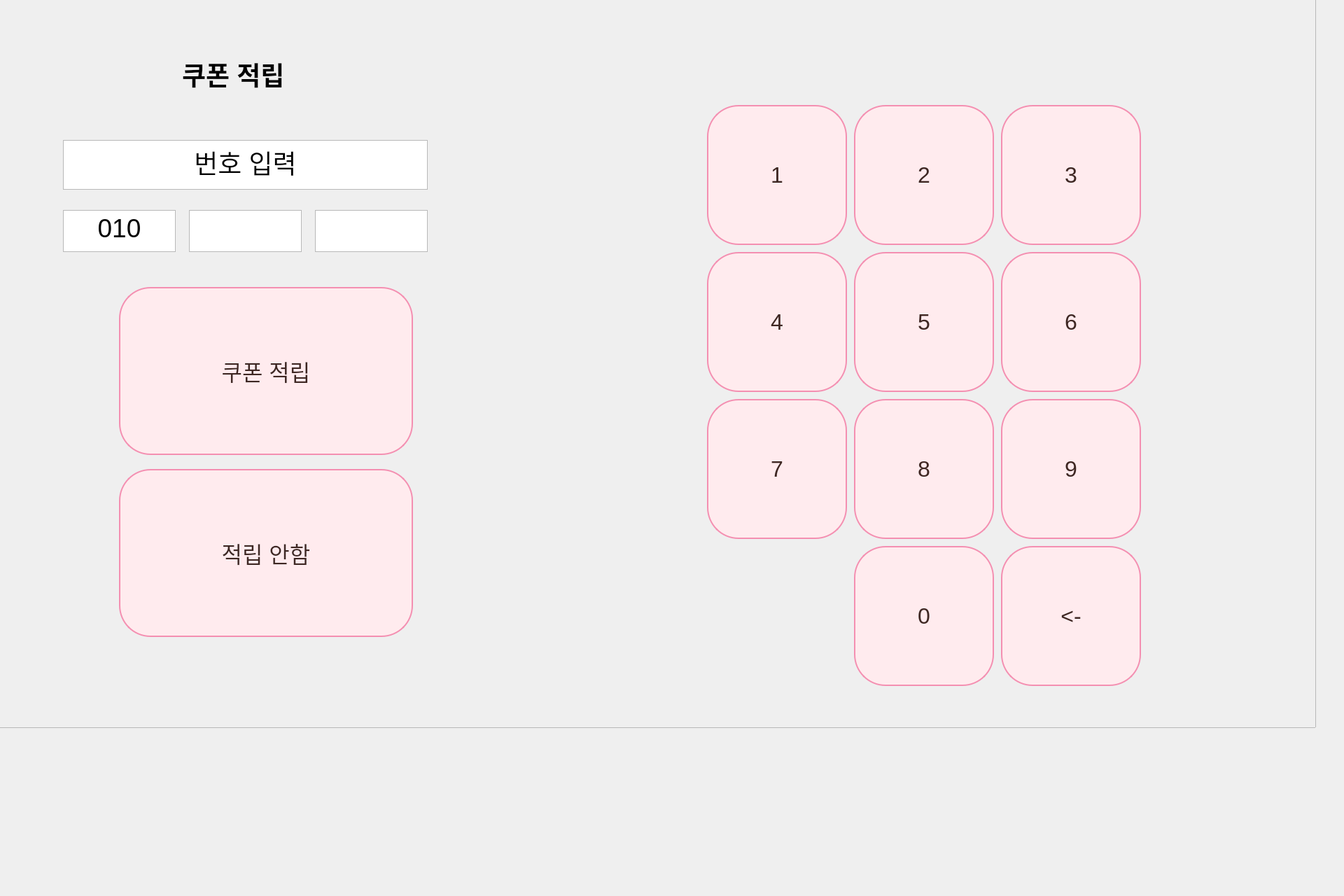
<?xml version="1.0" encoding="UTF-8"?>
<ui version="4.0">
 <class>Dialog</class>
 <widget class="QDialog" name="Dialog">
  <property name="geometry">
   <rect>
    <x>0</x>
    <y>0</y>
    <width>1920</width>
    <height>1280</height>
   </rect>
  </property>
  <property name="windowTitle">
   <string>Dialog</string>
  </property>
  <property name="styleSheet">
   <string notr="true"/>
  </property>
  <widget class="QLabel" name="label">
   <property name="geometry">
    <rect>
     <x>260</x>
     <y>80</y>
     <width>161</width>
     <height>51</height>
    </rect>
   </property>
   <property name="font">
    <font>
     <pointsize>28</pointsize>
     <weight>75</weight>
     <bold>true</bold>
    </font>
   </property>
   <property name="text">
    <string>쿠폰 적립</string>
   </property>
  </widget>
  <widget class="QTextEdit" name="textEdit">
   <property name="geometry">
    <rect>
     <x>90</x>
     <y>200</y>
     <width>521</width>
     <height>71</height>
    </rect>
   </property>
   <property name="font">
    <font>
     <pointsize>20</pointsize>
    </font>
   </property>
   <property name="html">
    <string>&lt;!DOCTYPE HTML PUBLIC &quot;-//W3C//DTD HTML 4.0//EN&quot; &quot;http://www.w3.org/TR/REC-html40/strict.dtd&quot;&gt;
&lt;html&gt;&lt;head&gt;&lt;meta name=&quot;qrichtext&quot; content=&quot;1&quot; /&gt;&lt;style type=&quot;text/css&quot;&gt;
p, li { white-space: pre-wrap; }
&lt;/style&gt;&lt;/head&gt;&lt;body style=&quot; font-family:'Ubuntu'; font-size:20pt; font-weight:400; font-style:normal;&quot;&gt;
&lt;p align=&quot;center&quot; style=&quot; margin-top:0px; margin-bottom:0px; margin-left:0px; margin-right:0px; -qt-block-indent:0; text-indent:0px;&quot;&gt;&lt;span style=&quot; font-size:28pt;&quot;&gt;번호 입력&lt;/span&gt;&lt;/p&gt;&lt;/body&gt;&lt;/html&gt;</string>
   </property>
  </widget>
  <widget class="QTextEdit" name="textEdit_2">
   <property name="geometry">
    <rect>
     <x>90</x>
     <y>300</y>
     <width>161</width>
     <height>60</height>
    </rect>
   </property>
   <property name="font">
    <font>
     <pointsize>20</pointsize>
    </font>
   </property>
   <property name="html">
    <string>&lt;!DOCTYPE HTML PUBLIC &quot;-//W3C//DTD HTML 4.0//EN&quot; &quot;http://www.w3.org/TR/REC-html40/strict.dtd&quot;&gt;
&lt;html&gt;&lt;head&gt;&lt;meta name=&quot;qrichtext&quot; content=&quot;1&quot; /&gt;&lt;style type=&quot;text/css&quot;&gt;
p, li { white-space: pre-wrap; }
&lt;/style&gt;&lt;/head&gt;&lt;body style=&quot; font-family:'Ubuntu'; font-size:20pt; font-weight:400; font-style:normal;&quot;&gt;
&lt;p align=&quot;center&quot; style=&quot; margin-top:0px; margin-bottom:0px; margin-left:0px; margin-right:0px; -qt-block-indent:0; text-indent:0px;&quot;&gt;&lt;span style=&quot; font-size:28pt;&quot;&gt;010&lt;/span&gt;&lt;/p&gt;&lt;/body&gt;&lt;/html&gt;</string>
   </property>
  </widget>
  <widget class="QTextEdit" name="textEdit_3">
   <property name="geometry">
    <rect>
     <x>270</x>
     <y>300</y>
     <width>161</width>
     <height>60</height>
    </rect>
   </property>
   <property name="font">
    <font>
     <pointsize>20</pointsize>
    </font>
   </property>
   <property name="html">
    <string>&lt;!DOCTYPE HTML PUBLIC &quot;-//W3C//DTD HTML 4.0//EN&quot; &quot;http://www.w3.org/TR/REC-html40/strict.dtd&quot;&gt;
&lt;html&gt;&lt;head&gt;&lt;meta name=&quot;qrichtext&quot; content=&quot;1&quot; /&gt;&lt;style type=&quot;text/css&quot;&gt;
p, li { white-space: pre-wrap; }
&lt;/style&gt;&lt;/head&gt;&lt;body style=&quot; font-family:'Ubuntu'; font-size:20pt; font-weight:400; font-style:normal;&quot;&gt;
&lt;p align=&quot;center&quot; style=&quot;-qt-paragraph-type:empty; margin-top:0px; margin-bottom:0px; margin-left:0px; margin-right:0px; -qt-block-indent:0; text-indent:0px;&quot;&gt;&lt;br /&gt;&lt;/p&gt;&lt;/body&gt;&lt;/html&gt;</string>
   </property>
  </widget>
  <widget class="QTextEdit" name="textEdit_4">
   <property name="geometry">
    <rect>
     <x>450</x>
     <y>300</y>
     <width>161</width>
     <height>60</height>
    </rect>
   </property>
   <property name="font">
    <font>
     <pointsize>20</pointsize>
    </font>
   </property>
   <property name="html">
    <string>&lt;!DOCTYPE HTML PUBLIC &quot;-//W3C//DTD HTML 4.0//EN&quot; &quot;http://www.w3.org/TR/REC-html40/strict.dtd&quot;&gt;
&lt;html&gt;&lt;head&gt;&lt;meta name=&quot;qrichtext&quot; content=&quot;1&quot; /&gt;&lt;style type=&quot;text/css&quot;&gt;
p, li { white-space: pre-wrap; }
&lt;/style&gt;&lt;/head&gt;&lt;body style=&quot; font-family:'Ubuntu'; font-size:20pt; font-weight:400; font-style:normal;&quot;&gt;
&lt;p align=&quot;center&quot; style=&quot;-qt-paragraph-type:empty; margin-top:0px; margin-bottom:0px; margin-left:0px; margin-right:0px; -qt-block-indent:0; text-indent:0px;&quot;&gt;&lt;br /&gt;&lt;/p&gt;&lt;/body&gt;&lt;/html&gt;</string>
   </property>
  </widget>
  <widget class="QFrame" name="frame">
   <property name="geometry">
    <rect>
     <x>-40</x>
     <y>-40</y>
     <width>1920</width>
     <height>1080</height>
    </rect>
   </property>
   <property name="styleSheet">
    <string notr="true">QFrame {
    background-position: center; /* 이미지 중앙 정렬 */
    background-repeat: no-repeat; /* 이미지 반복 안함 */
}</string>
   </property>
   <property name="frameShape">
    <enum>QFrame::StyledPanel</enum>
   </property>
   <property name="frameShadow">
    <enum>QFrame::Raised</enum>
   </property>
   <widget class="QPushButton" name="pushButton_2">
    <property name="geometry">
     <rect>
      <x>210</x>
      <y>710</y>
      <width>420</width>
      <height>240</height>
     </rect>
    </property>
    <property name="styleSheet">
     <string notr="true">QPushButton {
    color: #3E2723; /* 다크 브라운 글씨 색 */
    background-color: #FFEBEE; /* 라이트 핑크 배경 */
    font-size: 32px; /* 글씨 크기 */
    border: 2px solid #F48FB1; /* 핑크 테두리 */
    border-radius: 45px; /* 둥근 모서리 */
    padding: 10px;
}
QPushButton:hover{
	background-color: #FFC0CB
}</string>
    </property>
    <property name="text">
     <string>적립 안함</string>
    </property>
   </widget>
   <widget class="QPushButton" name="pushButton">
    <property name="geometry">
     <rect>
      <x>210</x>
      <y>450</y>
      <width>420</width>
      <height>240</height>
     </rect>
    </property>
    <property name="styleSheet">
     <string notr="true">QPushButton {
    color: #3E2723; /* 다크 브라운 글씨 색 */
    background-color: #FFEBEE; /* 라이트 핑크 배경 */
    font-size: 32px; /* 글씨 크기 */
    border: 2px solid #F48FB1; /* 핑크 테두리 */
    border-radius: 45px; /* 둥근 모서리 */
    padding: 10px;
}
QPushButton:hover{
	background-color: #FFC0CB
}</string>
    </property>
    <property name="text">
     <string>쿠폰 적립</string>
    </property>
   </widget>
   <widget class="QPushButton" name="pushButton3">
    <property name="geometry">
     <rect>
      <x>1470</x>
      <y>190</y>
      <width>200</width>
      <height>200</height>
     </rect>
    </property>
    <property name="font">
     <font>
      <pointsize>-1</pointsize>
     </font>
    </property>
    <property name="styleSheet">
     <string notr="true">QPushButton {
    color: #3E2723; /* 다크 브라운 글씨 색 */
    background-color: #FFEBEE; /* 라이트 핑크 배경 */
    font-size: 32px; /* 글씨 크기 */
    border: 2px solid #F48FB1; /* 핑크 테두리 */
    border-radius: 45px; /* 둥근 모서리 */
    padding: 10px;
}
QPushButton:hover{
	background-color: #FFC0CB
}</string>
    </property>
    <property name="text">
     <string>3</string>
    </property>
   </widget>
   <widget class="QPushButton" name="pushButton2">
    <property name="geometry">
     <rect>
      <x>1260</x>
      <y>190</y>
      <width>200</width>
      <height>200</height>
     </rect>
    </property>
    <property name="font">
     <font>
      <pointsize>-1</pointsize>
     </font>
    </property>
    <property name="styleSheet">
     <string notr="true">QPushButton {
    color: #3E2723; /* 다크 브라운 글씨 색 */
    background-color: #FFEBEE; /* 라이트 핑크 배경 */
    font-size: 32px; /* 글씨 크기 */
    border: 2px solid #F48FB1; /* 핑크 테두리 */
    border-radius: 45px; /* 둥근 모서리 */
    padding: 10px;
}
QPushButton:hover{
	background-color: #FFC0CB
}</string>
    </property>
    <property name="text">
     <string>2</string>
    </property>
   </widget>
   <widget class="QPushButton" name="pushButton7">
    <property name="geometry">
     <rect>
      <x>1050</x>
      <y>610</y>
      <width>200</width>
      <height>200</height>
     </rect>
    </property>
    <property name="font">
     <font>
      <pointsize>-1</pointsize>
     </font>
    </property>
    <property name="styleSheet">
     <string notr="true">QPushButton {
    color: #3E2723; /* 다크 브라운 글씨 색 */
    background-color: #FFEBEE; /* 라이트 핑크 배경 */
    font-size: 32px; /* 글씨 크기 */
    border: 2px solid #F48FB1; /* 핑크 테두리 */
    border-radius: 45px; /* 둥근 모서리 */
    padding: 10px;
}
QPushButton:hover{
	background-color: #FFC0CB
}</string>
    </property>
    <property name="text">
     <string>7</string>
    </property>
   </widget>
   <widget class="QPushButton" name="pushButton5">
    <property name="geometry">
     <rect>
      <x>1260</x>
      <y>400</y>
      <width>200</width>
      <height>200</height>
     </rect>
    </property>
    <property name="font">
     <font>
      <pointsize>-1</pointsize>
     </font>
    </property>
    <property name="styleSheet">
     <string notr="true">QPushButton {
    color: #3E2723; /* 다크 브라운 글씨 색 */
    background-color: #FFEBEE; /* 라이트 핑크 배경 */
    font-size: 32px; /* 글씨 크기 */
    border: 2px solid #F48FB1; /* 핑크 테두리 */
    border-radius: 45px; /* 둥근 모서리 */
    padding: 10px;
}
QPushButton:hover{
	background-color: #FFC0CB
}</string>
    </property>
    <property name="text">
     <string>5</string>
    </property>
   </widget>
   <widget class="QPushButton" name="pushButton0">
    <property name="geometry">
     <rect>
      <x>1260</x>
      <y>820</y>
      <width>200</width>
      <height>200</height>
     </rect>
    </property>
    <property name="font">
     <font>
      <pointsize>-1</pointsize>
     </font>
    </property>
    <property name="styleSheet">
     <string notr="true">QPushButton {
    color: #3E2723; /* 다크 브라운 글씨 색 */
    background-color: #FFEBEE; /* 라이트 핑크 배경 */
    font-size: 32px; /* 글씨 크기 */
    border: 2px solid #F48FB1; /* 핑크 테두리 */
    border-radius: 45px; /* 둥근 모서리 */
    padding: 10px;
}
QPushButton:hover{
	background-color: #FFC0CB
}</string>
    </property>
    <property name="text">
     <string>0</string>
    </property>
   </widget>
   <widget class="QPushButton" name="pushButton8">
    <property name="geometry">
     <rect>
      <x>1260</x>
      <y>610</y>
      <width>200</width>
      <height>200</height>
     </rect>
    </property>
    <property name="font">
     <font>
      <pointsize>-1</pointsize>
     </font>
    </property>
    <property name="styleSheet">
     <string notr="true">QPushButton {
    color: #3E2723; /* 다크 브라운 글씨 색 */
    background-color: #FFEBEE; /* 라이트 핑크 배경 */
    font-size: 32px; /* 글씨 크기 */
    border: 2px solid #F48FB1; /* 핑크 테두리 */
    border-radius: 45px; /* 둥근 모서리 */
    padding: 10px;
}
QPushButton:hover{
	background-color: #FFC0CB
}</string>
    </property>
    <property name="text">
     <string>8</string>
    </property>
   </widget>
   <widget class="QPushButton" name="pushButton_Back">
    <property name="geometry">
     <rect>
      <x>1470</x>
      <y>820</y>
      <width>200</width>
      <height>200</height>
     </rect>
    </property>
    <property name="font">
     <font>
      <pointsize>-1</pointsize>
     </font>
    </property>
    <property name="styleSheet">
     <string notr="true">QPushButton {
    color: #3E2723; /* 다크 브라운 글씨 색 */
    background-color: #FFEBEE; /* 라이트 핑크 배경 */
    font-size: 32px; /* 글씨 크기 */
    border: 2px solid #F48FB1; /* 핑크 테두리 */
    border-radius: 45px; /* 둥근 모서리 */
    padding: 10px;
}
QPushButton:hover{
	background-color: #FFC0CB
}</string>
    </property>
    <property name="text">
     <string>&lt;-</string>
    </property>
   </widget>
   <widget class="QPushButton" name="pushButton9">
    <property name="geometry">
     <rect>
      <x>1470</x>
      <y>610</y>
      <width>200</width>
      <height>200</height>
     </rect>
    </property>
    <property name="font">
     <font>
      <pointsize>-1</pointsize>
     </font>
    </property>
    <property name="styleSheet">
     <string notr="true">QPushButton {
    color: #3E2723; /* 다크 브라운 글씨 색 */
    background-color: #FFEBEE; /* 라이트 핑크 배경 */
    font-size: 32px; /* 글씨 크기 */
    border: 2px solid #F48FB1; /* 핑크 테두리 */
    border-radius: 45px; /* 둥근 모서리 */
    padding: 10px;
}
QPushButton:hover{
	background-color: #FFC0CB
}</string>
    </property>
    <property name="text">
     <string>9</string>
    </property>
   </widget>
   <widget class="QPushButton" name="pushButton6">
    <property name="geometry">
     <rect>
      <x>1470</x>
      <y>400</y>
      <width>200</width>
      <height>200</height>
     </rect>
    </property>
    <property name="font">
     <font>
      <pointsize>-1</pointsize>
     </font>
    </property>
    <property name="styleSheet">
     <string notr="true">QPushButton {
    color: #3E2723; /* 다크 브라운 글씨 색 */
    background-color: #FFEBEE; /* 라이트 핑크 배경 */
    font-size: 32px; /* 글씨 크기 */
    border: 2px solid #F48FB1; /* 핑크 테두리 */
    border-radius: 45px; /* 둥근 모서리 */
    padding: 10px;
}
QPushButton:hover{
	background-color: #FFC0CB
}</string>
    </property>
    <property name="text">
     <string>6</string>
    </property>
   </widget>
   <widget class="QPushButton" name="pushButton1">
    <property name="geometry">
     <rect>
      <x>1050</x>
      <y>190</y>
      <width>200</width>
      <height>200</height>
     </rect>
    </property>
    <property name="font">
     <font>
      <pointsize>-1</pointsize>
     </font>
    </property>
    <property name="styleSheet">
     <string notr="true">QPushButton {
    color: #3E2723; /* 다크 브라운 글씨 색 */
    background-color: #FFEBEE; /* 라이트 핑크 배경 */
    font-size: 32px; /* 글씨 크기 */
    border: 2px solid #F48FB1; /* 핑크 테두리 */
    border-radius: 45px; /* 둥근 모서리 */
    padding: 10px;
}
QPushButton:hover{
	background-color: #FFC0CB
}</string>
    </property>
    <property name="text">
     <string>1</string>
    </property>
   </widget>
   <widget class="QPushButton" name="pushButton4">
    <property name="geometry">
     <rect>
      <x>1050</x>
      <y>400</y>
      <width>200</width>
      <height>200</height>
     </rect>
    </property>
    <property name="font">
     <font>
      <pointsize>-1</pointsize>
     </font>
    </property>
    <property name="styleSheet">
     <string notr="true">QPushButton {
    color: #3E2723; /* 다크 브라운 글씨 색 */
    background-color: #FFEBEE; /* 라이트 핑크 배경 */
    font-size: 32px; /* 글씨 크기 */
    border: 2px solid #F48FB1; /* 핑크 테두리 */
    border-radius: 45px; /* 둥근 모서리 */
    padding: 10px;
}
QPushButton:hover{
	background-color: #FFC0CB
}</string>
    </property>
    <property name="text">
     <string>4</string>
    </property>
   </widget>
   <widget class="QLabel" name="label_3">
    <property name="geometry">
     <rect>
      <x>-40</x>
      <y>-40</y>
      <width>1920</width>
      <height>1080</height>
     </rect>
    </property>
    <property name="text">
     <string>TextLabel</string>
    </property>
   </widget>
   <zorder>label_3</zorder>
   <zorder>pushButton_2</zorder>
   <zorder>pushButton</zorder>
   <zorder>pushButton3</zorder>
   <zorder>pushButton2</zorder>
   <zorder>pushButton7</zorder>
   <zorder>pushButton5</zorder>
   <zorder>pushButton0</zorder>
   <zorder>pushButton8</zorder>
   <zorder>pushButton_Back</zorder>
   <zorder>pushButton9</zorder>
   <zorder>pushButton6</zorder>
   <zorder>pushButton1</zorder>
   <zorder>pushButton4</zorder>
  </widget>
  <zorder>frame</zorder>
  <zorder>label</zorder>
  <zorder>textEdit</zorder>
  <zorder>textEdit_2</zorder>
  <zorder>textEdit_3</zorder>
  <zorder>textEdit_4</zorder>
 </widget>
 <resources/>
 <connections/>
</ui>
